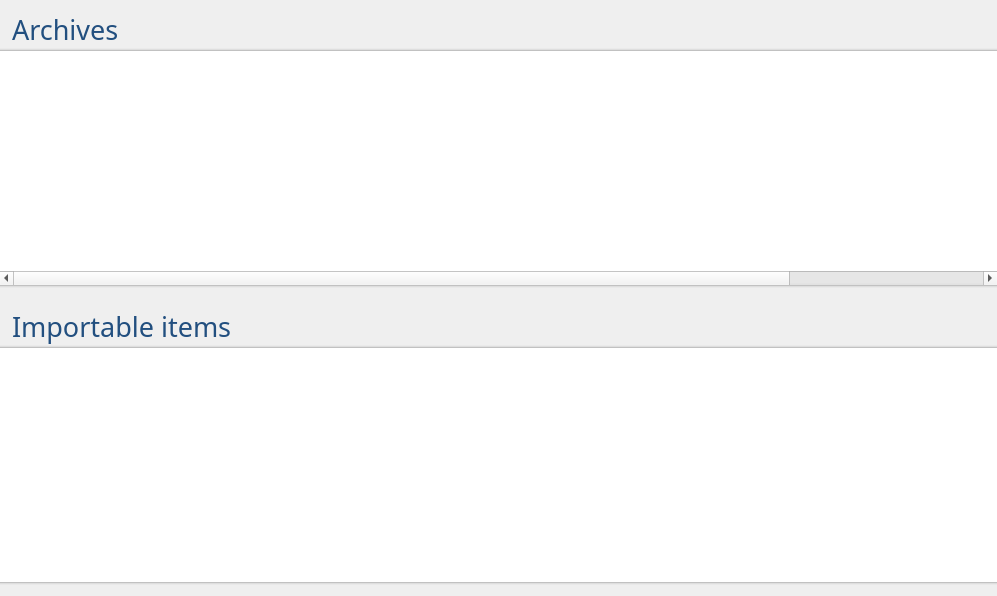
<?xml version="1.0" encoding="UTF-8"?>
<ui version="4.0">
 <class>DownloadsWidget</class>
 <widget class="QWidget" name="DownloadsWidget">
  <property name="geometry">
   <rect>
    <x>0</x>
    <y>0</y>
    <width>997</width>
    <height>596</height>
   </rect>
  </property>
  <property name="windowTitle">
   <string>Form</string>
  </property>
  <property name="styleSheet">
   <string notr="true">QHeaderView::section {
    background-color: #f9f9f9;
    color: rgb(27, 105, 165);
    border: none;
    border-left: 1px solid #f0f0f0;
    font-weight: normal;
    font-size: 12pt;
    padding-top: 4px;
    padding-bottom: 4px;
    margin-top: 1px;
    margin-bottom: 1px;
}

QHeaderView::section:first {
    border: none;
}

QHeaderView::section:checked
{
}

#tableImports, #tablePackages {
	alternate-background-color: rgb(243, 246, 250);
    border: none;
	font-size: 11px;
	border-top: 3px solid;
	border-bottom: 3px solid;
	border-top-color: qlineargradient(spread:pad, x1:1, y1:1, x2:1, y2:0, stop:0 rgba(100, 100, 100, 255), stop:0.2 rgba(100, 100, 100, 50), stop:1 rgba(255, 255, 255, 0));
	border-bottom-color: qlineargradient(spread:pad, x1:1, y1:0, x2:1, y2:1, stop:0 rgba(100, 100, 100, 255), stop:0.2 rgba(100, 100, 100, 50), stop:1 rgba(255, 255, 255, 0));
	selection-background-color: qlineargradient(spread:pad, x1:0, y1:0, x2:0, y2:1, stop:0 #4185b6, stop:1 #1b6aa5);
	color: #395265;
}
</string>
  </property>
  <layout class="QVBoxLayout" name="verticalLayout">
   <property name="spacing">
    <number>0</number>
   </property>
   <property name="leftMargin">
    <number>0</number>
   </property>
   <property name="rightMargin">
    <number>0</number>
   </property>
   <item>
    <widget class="QLabel" name="labelArchives">
     <property name="font">
      <font>
       <family>Pathway Gothic One</family>
       <pointsize>20</pointsize>
      </font>
     </property>
     <property name="styleSheet">
      <string notr="true">color: #224f7f;
</string>
     </property>
     <property name="text">
      <string>Archives</string>
     </property>
     <property name="indent">
      <number>12</number>
     </property>
    </widget>
   </item>
   <item>
    <widget class="QTableWidget" name="tablePackages">
     <property name="frameShape">
      <enum>QFrame::NoFrame</enum>
     </property>
     <property name="editTriggers">
      <set>QAbstractItemView::NoEditTriggers</set>
     </property>
     <property name="alternatingRowColors">
      <bool>true</bool>
     </property>
     <property name="selectionMode">
      <enum>QAbstractItemView::NoSelection</enum>
     </property>
     <property name="selectionBehavior">
      <enum>QAbstractItemView::SelectRows</enum>
     </property>
     <property name="showGrid">
      <bool>false</bool>
     </property>
     <property name="sortingEnabled">
      <bool>true</bool>
     </property>
     <attribute name="horizontalHeaderVisible">
      <bool>false</bool>
     </attribute>
     <attribute name="horizontalHeaderDefaultSectionSize">
      <number>200</number>
     </attribute>
     <attribute name="verticalHeaderVisible">
      <bool>false</bool>
     </attribute>
     <column>
      <property name="text">
       <string>Name</string>
      </property>
     </column>
     <column>
      <property name="text">
       <string>Files</string>
      </property>
     </column>
     <column>
      <property name="text">
       <string>Size</string>
      </property>
     </column>
     <column>
      <property name="text">
       <string/>
      </property>
     </column>
     <column>
      <property name="text">
       <string/>
      </property>
     </column>
    </widget>
   </item>
   <item>
    <spacer name="verticalSpacer">
     <property name="orientation">
      <enum>Qt::Vertical</enum>
     </property>
     <property name="sizeType">
      <enum>QSizePolicy::Fixed</enum>
     </property>
     <property name="sizeHint" stdset="0">
      <size>
       <width>20</width>
       <height>20</height>
      </size>
     </property>
    </spacer>
   </item>
   <item>
    <widget class="QLabel" name="labelImportable">
     <property name="font">
      <font>
       <family>Pathway Gothic One</family>
       <pointsize>20</pointsize>
      </font>
     </property>
     <property name="styleSheet">
      <string notr="true">color: #224f7f;
</string>
     </property>
     <property name="text">
      <string>Importable items</string>
     </property>
     <property name="indent">
      <number>12</number>
     </property>
    </widget>
   </item>
   <item>
    <widget class="QTableWidget" name="tableImports">
     <property name="frameShape">
      <enum>QFrame::NoFrame</enum>
     </property>
     <property name="editTriggers">
      <set>QAbstractItemView::NoEditTriggers</set>
     </property>
     <property name="alternatingRowColors">
      <bool>true</bool>
     </property>
     <property name="selectionMode">
      <enum>QAbstractItemView::NoSelection</enum>
     </property>
     <property name="selectionBehavior">
      <enum>QAbstractItemView::SelectRows</enum>
     </property>
     <property name="showGrid">
      <bool>false</bool>
     </property>
     <property name="sortingEnabled">
      <bool>true</bool>
     </property>
     <attribute name="horizontalHeaderVisible">
      <bool>false</bool>
     </attribute>
     <attribute name="horizontalHeaderDefaultSectionSize">
      <number>150</number>
     </attribute>
     <attribute name="verticalHeaderVisible">
      <bool>false</bool>
     </attribute>
     <column>
      <property name="text">
       <string>Name</string>
      </property>
     </column>
     <column>
      <property name="text">
       <string>Files</string>
      </property>
     </column>
     <column>
      <property name="text">
       <string>Size</string>
      </property>
     </column>
     <column>
      <property name="text">
       <string/>
      </property>
     </column>
     <column>
      <property name="text">
       <string/>
      </property>
     </column>
     <column>
      <property name="text">
       <string/>
      </property>
     </column>
    </widget>
   </item>
  </layout>
 </widget>
 <resources/>
 <connections/>
</ui>
